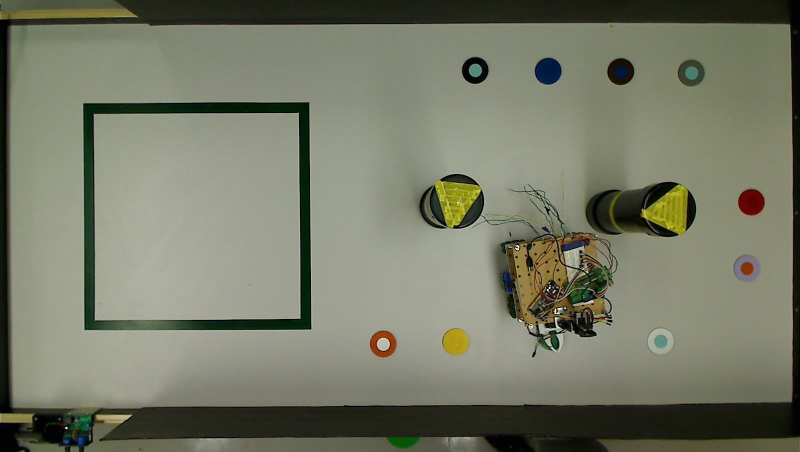
#> input picture station/robot_goal_and_obstacle_finder/detection/monde3.jpg, 1600 x 904 px (shown at 1/2 size)
$ python -i puck_detection.py   (imports and definitions only)
#> lines starting #> are read from the running program, lines starting #| are printed output that depends on the picture
#> further down, picture is the input picture: shape (904, 1600, 3); mean B, G, R 102.8, 121.7, 118.5
### station/robot_goal_and_obstacle_finder/detection/color_boundaries.py
class ColorBoundaries:
    """Color boundaries of pucks"""
    def __init__(self):
        self.color_boundaries = {"purple": {"lower": [117, 20, 94], "upper":[143, 255, 233]},
                                 "white": {"lower": [29, 2, 138], "upper":[85, 123, 157]} ,
                                 "yellow": {"lower": [19, 105, 40], "upper":[41, 255, 255]},
                                 "blue": {"lower": [101, 50, 0], "upper":[179, 255, 255]} ,
                                 "orange": {"lower": [5, 127, 60], "upper":[22, 255, 255]},
                                 "red": {"lower": [0, 143, 49], "upper":[35, 255, 106]},
                                 "brown": {"lower": [0, 121, 15], "upper":[26, 255, 39]} ,
                                 "green":{"lower": [49, 36, 11], "upper":[84, 255, 139]} ,
                                 "black":{"lower": [31, 21, 0], "upper":[126, 255, 17]} ,
                                 "grey": {"lower": [11, 18, 27], "upper":[56, 108, 96]},
                                }

    def get_boundaries_dict(self):
        return self.color_boundaries

### station/robot_goal_and_obstacle_finder/detection/puck_detection.py
from collections import Counter


import cv2
import numpy as np
from sklearn.cluster import KMeans
from detection.color_boundaries import ColorBoundaries


class PuckDetection:

    def __init__(self):
        self.color_boundaries = ColorBoundaries()

    # [7 lines left out: function copy_image, not called in this run]


    def detect_pucks(self, image):
        gray = cv2.cvtColor(image, cv2.COLOR_BGR2GRAY)
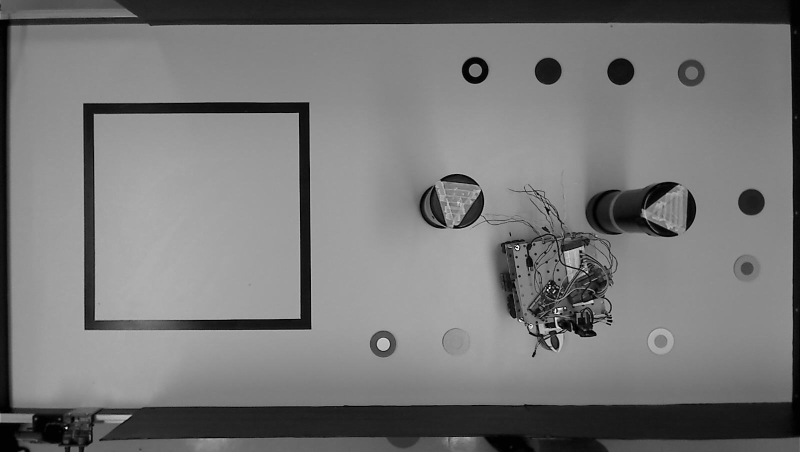
#> gray: shape (904, 1600) (shown at 1/2 size); min 0, max 254, mean 118.6
        gray = cv2.medianBlur(gray, 5)
        image = self.remove_glare(image)

        circles = cv2.HoughCircles(gray, cv2.HOUGH_GRADIENT, 1.2, 10, param1=50,
                                   param2=30, minRadius=23, maxRadius=30)
        detected_circles = np.uint16(np.around(circles))

        puck_positions = {}

        for (x, y, radius) in detected_circles[0].astype(np.int32):
            roi = image[y - radius: y + radius, x - radius: x + radius]
            width, height = roi.shape[:2]
            mask = np.zeros((width, height, 3), roi.dtype)

            cv2.circle(mask, (int(width / 2), int(height / 2)), radius,
                       (255, 255, 255), -1)

            dominant_color = self.get_dominant_color(roi, k=4)

            dominant_color_np = np.uint8([[dominant_color]])
            hsv_dominant_color = cv2.cvtColor(dominant_color_np, cv2.COLOR_BGR2HSV)
            hsv_color = self.find_hsv_color(hsv_dominant_color[0][0])
            self.draw_on_image(hsv_color, image, radius, x, y)

            puck_positions[hsv_color] = [] if puck_positions.get(hsv_color) is None else puck_positions.get(hsv_color)
            puck = dict()
            puck["center_position"] = (x, y)
            puck["radius"] = radius
            puck_positions[hsv_color].append(puck)
        self.show_image(image)
        grey_puck = puck_positions["grey"]

        if len(grey_puck) == 2:
            black_puck_array = []
            black_puck = {}
            for i, puck in enumerate(grey_puck):
                if (puck["center_position"][0]) < 1100 and int(puck["center_position"][1]) > 450:
                    black_puck = puck
                    del grey_puck[i]
            puck_positions["grey"] = grey_puck
            black_puck_array.append(black_puck)
            puck_positions["black"] = black_puck_array

        return puck_positions

    # [7 lines left out: function sort_pucks, not called in this run]

    def remove_glare(self, image):
        GLARE_MIN = np.array([0, 0, 20], np.uint8)
        GLARE_MAX = np.array([0, 0, 255], np.uint8)

        hsv_img = cv2.cvtColor(image, cv2.COLOR_BGR2HSV)
#> hsv_img: shape (904, 1600, 3); mean H, S, V 36.8, 55.5, 122.7
        frame_threshed = cv2.inRange(hsv_img, GLARE_MIN, GLARE_MAX)
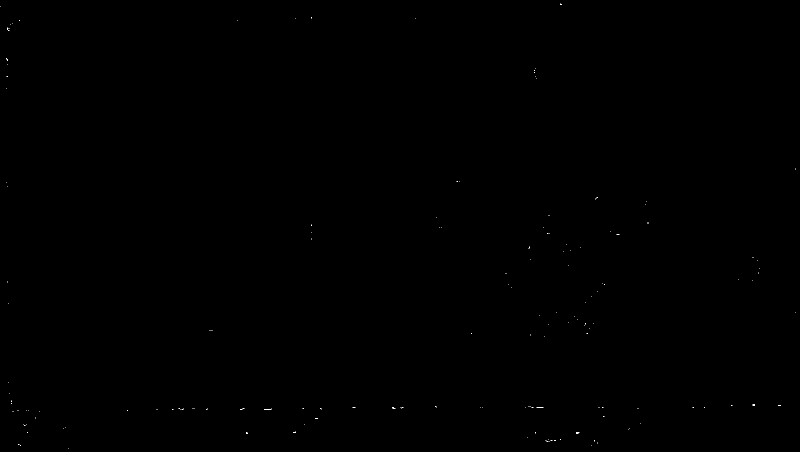
#> frame_threshed: shape (904, 1600) (shown at 1/2 size); 0.03% white in thin lines or dots
        result = cv2.inpaint(image, frame_threshed, 0.6, cv2.INPAINT_TELEA)

        image_lab = cv2.cvtColor(result, cv2.COLOR_BGR2LAB)
#> image_lab: shape (904, 1600, 3); mean of channels 0, 1, 2 126.5, 123.4, 137.9
        image_lab_planes = cv2.split(image_lab)
        image_clahe = cv2.createCLAHE(clipLimit=2.0, tileGridSize=(8, 8))
#> (the run stopped early here; a loop or call above may not have finished)
